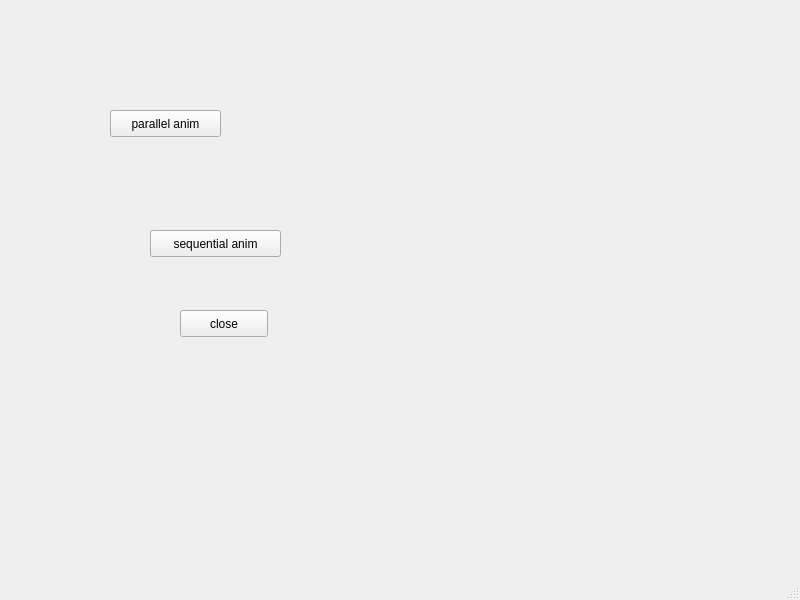
<?xml version="1.0" encoding="UTF-8"?>
<ui version="4.0">
 <class>MainWindow</class>
 <widget class="QMainWindow" name="MainWindow">
  <property name="geometry">
   <rect>
    <x>0</x>
    <y>0</y>
    <width>800</width>
    <height>600</height>
   </rect>
  </property>
  <property name="windowTitle">
   <string>MainWindow</string>
  </property>
  <widget class="QWidget" name="centralwidget">
   <widget class="QPushButton" name="animated_btn1">
    <property name="geometry">
     <rect>
      <x>110</x>
      <y>110</y>
      <width>111</width>
      <height>27</height>
     </rect>
    </property>
    <property name="text">
     <string>parallel anim</string>
    </property>
   </widget>
   <widget class="QPushButton" name="animated_btn2">
    <property name="geometry">
     <rect>
      <x>150</x>
      <y>230</y>
      <width>131</width>
      <height>27</height>
     </rect>
    </property>
    <property name="text">
     <string>sequential anim</string>
    </property>
   </widget>
   <widget class="QPushButton" name="animated_btn3">
    <property name="geometry">
     <rect>
      <x>180</x>
      <y>310</y>
      <width>88</width>
      <height>27</height>
     </rect>
    </property>
    <property name="text">
     <string>close</string>
    </property>
   </widget>
  </widget>
  <widget class="QMenuBar" name="menubar">
   <property name="geometry">
    <rect>
     <x>0</x>
     <y>0</y>
     <width>800</width>
     <height>24</height>
    </rect>
   </property>
  </widget>
  <widget class="QStatusBar" name="statusbar"/>
 </widget>
 <resources/>
 <connections>
  <connection>
   <sender>animated_btn3</sender>
   <signal>clicked()</signal>
   <receiver>MainWindow</receiver>
   <slot>close()</slot>
   <hints>
    <hint type="sourcelabel">
     <x>226</x>
     <y>342</y>
    </hint>
    <hint type="destinationlabel">
     <x>321</x>
     <y>357</y>
    </hint>
   </hints>
  </connection>
 </connections>
</ui>
